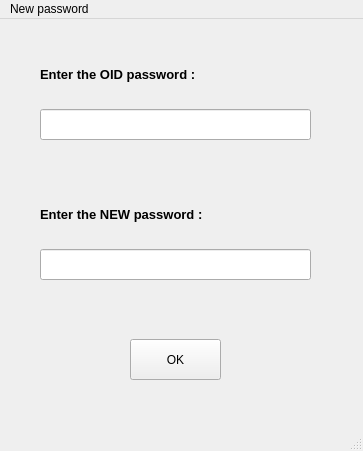
<?xml version="1.0" encoding="UTF-8"?>
<ui version="4.0">
 <class>MainWindow</class>
 <widget class="QMainWindow" name="MainWindow">
  <property name="geometry">
   <rect>
    <x>0</x>
    <y>0</y>
    <width>363</width>
    <height>451</height>
   </rect>
  </property>
  <property name="windowTitle">
   <string>password</string>
  </property>
  <widget class="QWidget" name="centralwidget">
   <widget class="QLabel" name="label">
    <property name="geometry">
     <rect>
      <x>40</x>
      <y>180</y>
      <width>221</width>
      <height>31</height>
     </rect>
    </property>
    <property name="font">
     <font>
      <pointsize>10</pointsize>
      <weight>75</weight>
      <bold>true</bold>
     </font>
    </property>
    <property name="text">
     <string>Enter the NEW password :</string>
    </property>
   </widget>
   <widget class="QLineEdit" name="le_newpassword">
    <property name="geometry">
     <rect>
      <x>40</x>
      <y>230</y>
      <width>271</width>
      <height>31</height>
     </rect>
    </property>
   </widget>
   <widget class="QLabel" name="label_2">
    <property name="geometry">
     <rect>
      <x>40</x>
      <y>40</y>
      <width>241</width>
      <height>31</height>
     </rect>
    </property>
    <property name="font">
     <font>
      <pointsize>10</pointsize>
      <weight>75</weight>
      <bold>true</bold>
     </font>
    </property>
    <property name="text">
     <string>Enter the OID password :</string>
    </property>
   </widget>
   <widget class="QLineEdit" name="le_oldpassword">
    <property name="geometry">
     <rect>
      <x>40</x>
      <y>90</y>
      <width>271</width>
      <height>31</height>
     </rect>
    </property>
   </widget>
   <widget class="QPushButton" name="btn_ok">
    <property name="geometry">
     <rect>
      <x>130</x>
      <y>320</y>
      <width>91</width>
      <height>41</height>
     </rect>
    </property>
    <property name="text">
     <string>OK</string>
    </property>
   </widget>
  </widget>
  <widget class="QMenuBar" name="menubar">
   <property name="geometry">
    <rect>
     <x>0</x>
     <y>0</y>
     <width>363</width>
     <height>26</height>
    </rect>
   </property>
   <widget class="QMenu" name="menupassword_new">
    <property name="title">
     <string>New password </string>
    </property>
   </widget>
   <addaction name="menupassword_new"/>
  </widget>
  <widget class="QStatusBar" name="statusbar"/>
 </widget>
 <resources/>
 <connections/>
</ui>
